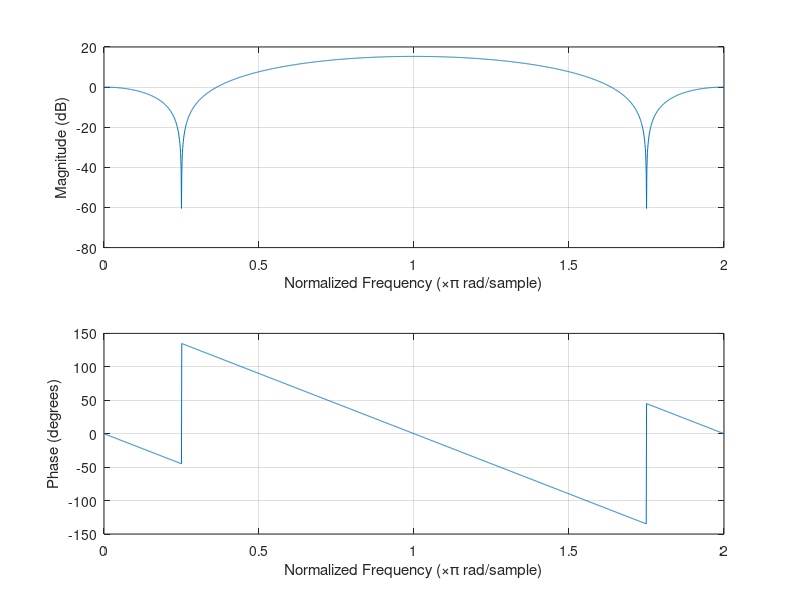
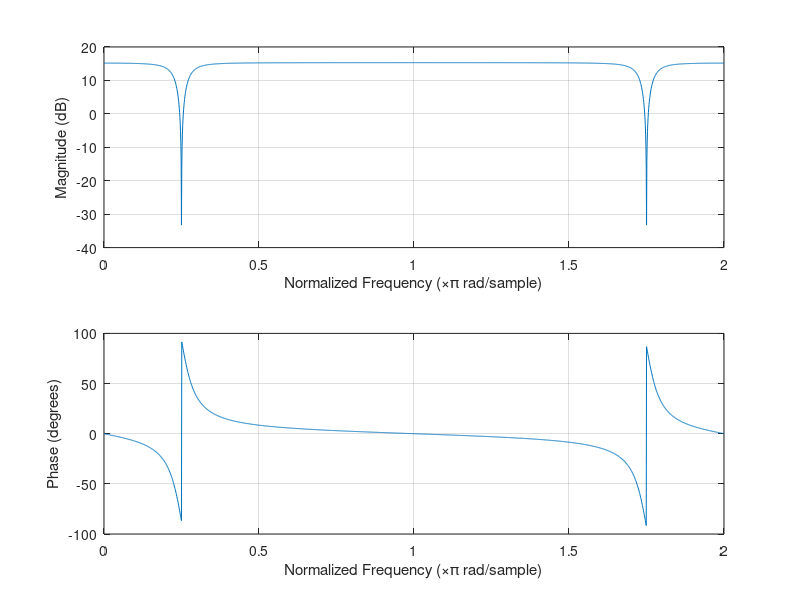
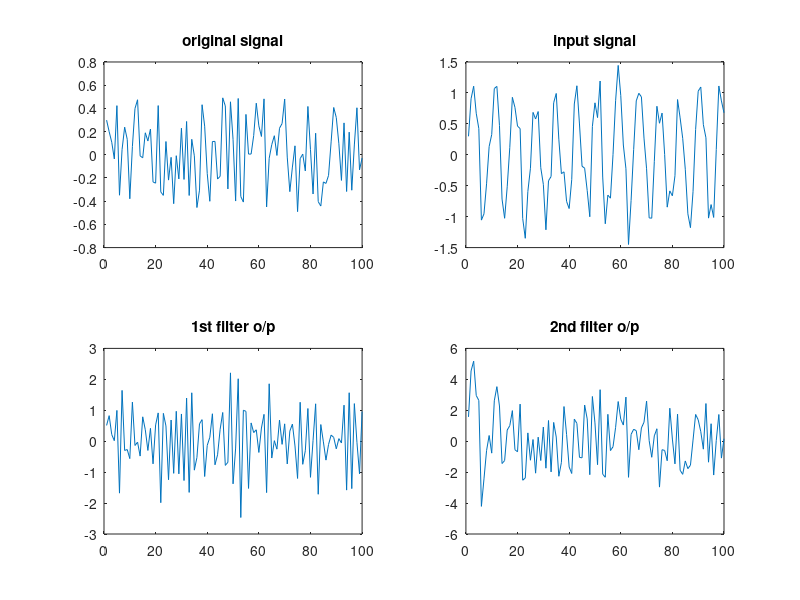

The MATLAB script that drew these images, in order:
clear;
%% part a

w0=pi/4;
b0=1/(2-2*cos(w0));     % calculated using H(1)=1
%  H(z)=b0*(1-exp(jw0)z^-1)*(1-exp(-jw0)z^-1);
a1=1;
b1=[b0,-2*b0*cos(w0),b0];
n=2001;
figure(1);
freqz(b1,a1,n,'whole');

%% part b
r0=0.9;
w0=pi/4;
b0=(1+r0^2+2*r0*cos(w0))/(2-2*cos(w0));
a2=[1,-2*r0*cos(w0),r0^2];
b2=[b0,-2*b0*cos(w0),b0];
n=2001;
figure(2);
freqz(b2,a2,n,'whole');

%% part c
% whole z-plane except z=0 is the ROC of the FIR filter and so it is both
% stable and causal.

% there are two possibilities for ROC of IIR filter
% |z|<r0 then it is neither stable nor causal
% |z|>r0 then it is both stable and causal and also we usually choose this
%        ROC bcz it is both causal and stable.

%% part d
% fvtool(b1,a1);

% fvtool(b2,a2);

% r0=0.99;
% w0=pi/4;
% b0=(1+r0^2+2*r0*cos(w0))/(2-2*cos(w0));
% a2=[1,-2*r0*cos(w0),r0^2];
% b2=[b0,-2*b0*cos(w0),b0];
% fvtool(b2,a2);

% r0=0.5;
% w0=pi/4;
% b0=(1+r0^2+2*r0*cos(w0))/(2-2*cos(w0));
% a2=[1,-2*r0*cos(w0),r0^2];
% b2=[b0,-2*b0*cos(w0),b0];
% fvtool(b2,a2);

% when we increase r0 we get a better and better notch filter with much
% better magnitude response and approx 0 freq res

%% part e 
fs=8192;  %Hz
xn=rand(1,2*fs)-0.5;
f0=1024;
n=0:1/fs:2-1/fs;
noise=sin(2*pi*f0*n);
xn1=xn+noise;

% sound(xn,fs);
% pause(6); sound(xn1,fs);

y1=filter(b1,a1,xn1);
y2=filter(b2,a2,xn1);

% pause(6);sound(y1,fs);
% pause(6);sound(y2,fs);

%% part f
figure(3);
subplot(2,2,1);
plot(xn(1:100));
title('original signal');
subplot(2,2,2);
plot(xn1(1:100));
title('input signal');
subplot(2,2,3);
plot(y1(1:100));
title('1st filter o/p');
subplot(2,2,4);
plot(y2(1:100));
title('2nd filter o/p');

% figure(4);plot(abs(fft(xn1,1001)));
% figure(5);plot(abs(fft(y1,1001)));
% figure(6);plot(abs(fft(y2,1001)));

% it can be easily verified by listning and by looking at its DFT that the
% filters are working as they should by eliminating pi/4 frequency.